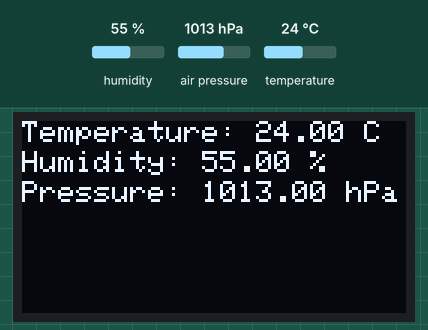
This program was run on a simulated ESP32. On the bench: 128×64 one-colour display. Inputs (shaded band) come from the test bench; at power-on: humidity 55 %, air pressure 1013 hPa, temperature 24 °C. WiFi joins after 1.5 s; servers stay silent unless stated; what the program prints to the serial monitor is not drawn.

Above: at 3.2 s.
3.3 s: humidity set to 22 %
At 5.0 s:
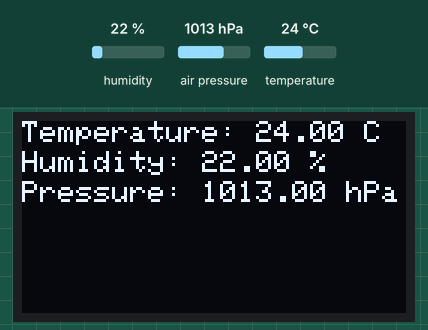
5.6 s: air pressure set to 952 hPa
At 7.3 s:
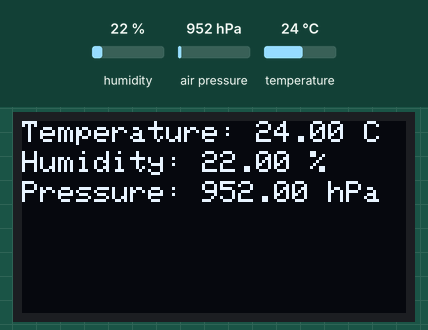
7.6 s: temperature set to 12 °C
At 8.8 s:
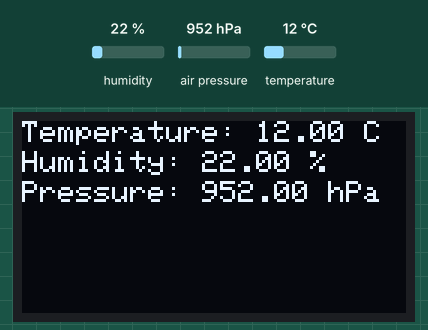
9.7 s: humidity set to 40 %
At 11.2 s:
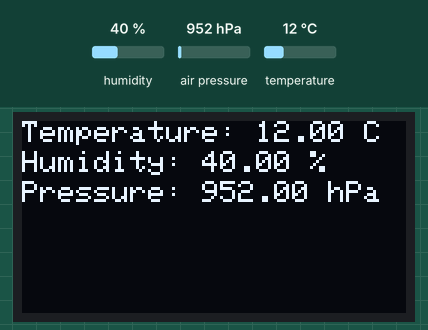
11.7 s: air pressure set to 975 hPa
At 13.7 s:
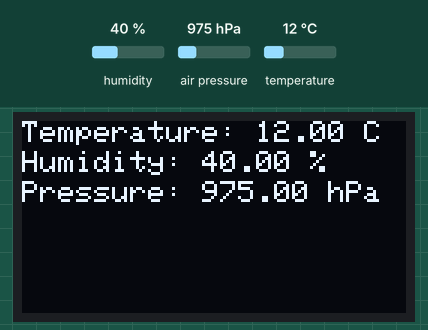
Timing chart, 0 to 14.8 s (numbered marks = the images above; inputs shaded):
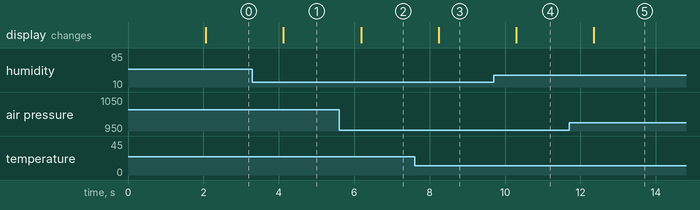

The program:

main.cpp
```cpp
#include <Arduino.h>
#include <Wire.h>           // For I2C communication
#include <Adafruit_SSD1306.h> // For OLED display
#include <Adafruit_BME280.h>  // For BME280 sensor
#include <WiFi.h>          // For WiFi connectivity
#include "config.h"       // Include the config file

// Define OLED display
Adafruit_SSD1306 display = Adafruit_SSD1306(128, 64, &Wire);

// Define BME280 sensor
Adafruit_BME280 bme;

// WiFi connection variables
const char* ssid = WIFI_SSID;
const char* password = WIFI_PASSWORD;

void setup() {
  // Initialize serial communication for debugging
  Serial.begin(115200);

  // Initialize I2C communication
  Wire.begin(BME280_SDA, BME280_SCL);

  // Initialize OLED display
  if (!display.begin(SSD1306_SWITCHCAPVCC, OLED_ADDRESS)) {
    Serial.println(F("SSD1306 allocation failed"));
    for(;;); // Don't proceed, loop forever
  }

  // Initialize BME280 sensor
  if (!bme.begin(BME280_ADDRESS)) {
    Serial.println(F("Could not find a valid BME280 sensor, check wiring!"));
    while (1);
  }

  // Connect to WiFi
  WiFi.begin(ssid, password);
  while (WiFi.status() != WL_CONNECTED) {
    delay(1000);
    Serial.println("Connecting to WiFi...");
  }

  Serial.println("Connected to WiFi");
  Serial.println("Initializing BME280 sensor...");

  // Set up BME280 sensor
  bme.setSampling(Adafruit_BME280::MODE_NORMAL,
                   Adafruit_BME280::SAMPLING_X1,
                   Adafruit_BME280::SAMPLING_X1,
                   Adafruit_BME280::SAMPLING_X1,
                   Adafruit_BME280::FILTER_X16,
                   Adafruit_BME280::STANDBY_MS_0_5);

  Serial.println("BME280 sensor initialized");
}

void loop() {
  // Read sensor data
  float temperature = bme.readTemperature();
  float humidity = bme.readHumidity();
  float pressure = bme.readPressure() / 100.0F;

  // Display sensor data on OLED display
  display.clearDisplay();
  display.setTextSize(1);
  display.setTextColor(SSD1306_WHITE);
  display.setCursor(0,0);
  display.print("Temperature: ");
  display.print(temperature);
  display.print(" C");
  display.setCursor(0,10);
  display.print("Humidity: ");
  display.print(humidity);
  display.print(" %");
  display.setCursor(0,20);
  display.print("Pressure: ");
  display.print(pressure);
  display.print(" hPa");
  display.display();

  // Print sensor data to serial console
  Serial.print("Temperature: ");
  Serial.print(temperature);
  Serial.println(" C");
  Serial.print("Humidity: ");
  Serial.print(humidity);
  Serial.println(" %");
  Serial.print("Pressure: ");
  Serial.print(pressure);
  Serial.println(" hPa");

  delay(1000);
}
```

config.h
```cpp
// Configuration defines
#define WIFI_SSID "your_wifi_ssid"
#define WIFI_PASSWORD "your_wifi_password"
#define BME280_ADDRESS 0x76  // Default I2C address for BME280
#define OLED_ADDRESS 0x3C   // Default I2C address for OLED display
#define OLED_SDA 21        // SDA pin for OLED display
#define OLED_SCL 22        // SCL pin for OLED display
#define BME280_SDA 21       // SDA pin for BME280
#define BME280_SCL 22      // SCL pin for BME280
```

Measured:
- after the input at 3.3 s, the display: changes after 0.82 s (image 1)
- after the input at 5.6 s, the display: changes after 0.58 s (image 2)
- after the input at 7.6 s, the display: changes after 0.64 s (image 3)
- after the input at 9.7 s, the display: changes after 0.60 s (image 4)
- after the input at 11.7 s, the display: changes after 0.66 s (image 5)
